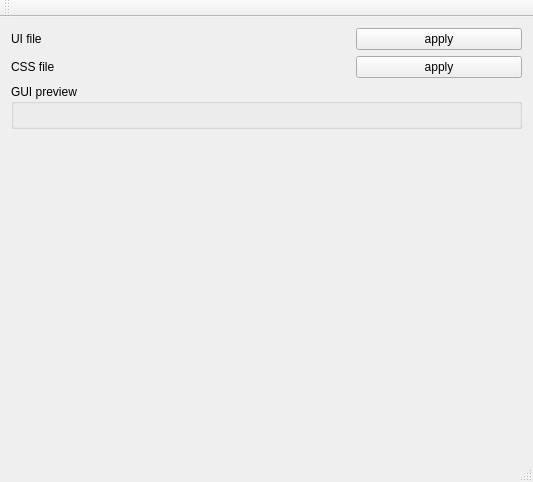
<?xml version="1.0" encoding="UTF-8"?>
<ui version="4.0">
 <class>MainWindow</class>
 <widget class="QMainWindow" name="MainWindow">
  <property name="geometry">
   <rect>
    <x>0</x>
    <y>0</y>
    <width>533</width>
    <height>482</height>
   </rect>
  </property>
  <property name="windowTitle">
   <string>MainWindow</string>
  </property>
  <widget class="QWidget" name="centralWidget">
   <layout class="QVBoxLayout" name="verticalLayout">
    <item>
     <layout class="QGridLayout" name="gridLayout">
      <item row="1" column="1">
       <widget class="PathSelector" name="cssSelector" native="true"/>
      </item>
      <item row="1" column="0">
       <widget class="QLabel" name="label_2">
        <property name="text">
         <string>CSS file</string>
        </property>
       </widget>
      </item>
      <item row="0" column="1">
       <widget class="PathSelector" name="uiSelector" native="true"/>
      </item>
      <item row="0" column="0">
       <widget class="QLabel" name="label">
        <property name="text">
         <string>UI file</string>
        </property>
       </widget>
      </item>
      <item row="0" column="2">
       <widget class="QPushButton" name="pushButtonApplyUi">
        <property name="text">
         <string>apply</string>
        </property>
       </widget>
      </item>
      <item row="1" column="2">
       <widget class="QPushButton" name="pushButtonApplyCss">
        <property name="text">
         <string>apply</string>
        </property>
       </widget>
      </item>
     </layout>
    </item>
    <item>
     <widget class="QGroupBox" name="groupBox">
      <property name="title">
       <string>GUI preview</string>
      </property>
      <layout class="QVBoxLayout" name="verticalLayout_2">
       <item>
        <layout class="QVBoxLayout" name="verticalLayoutUi"/>
       </item>
      </layout>
     </widget>
    </item>
    <item>
     <spacer name="verticalSpacer">
      <property name="orientation">
       <enum>Qt::Vertical</enum>
      </property>
      <property name="sizeHint" stdset="0">
       <size>
        <width>20</width>
        <height>40</height>
       </size>
      </property>
     </spacer>
    </item>
   </layout>
  </widget>
  <widget class="QMenuBar" name="menuBar">
   <property name="geometry">
    <rect>
     <x>0</x>
     <y>0</y>
     <width>533</width>
     <height>22</height>
    </rect>
   </property>
  </widget>
  <widget class="QToolBar" name="mainToolBar">
   <attribute name="toolBarArea">
    <enum>TopToolBarArea</enum>
   </attribute>
   <attribute name="toolBarBreak">
    <bool>false</bool>
   </attribute>
  </widget>
  <widget class="QStatusBar" name="statusBar"/>
 </widget>
 <layoutdefault spacing="6" margin="11"/>
 <customwidgets>
  <customwidget>
   <class>PathSelector</class>
   <extends>QWidget</extends>
   <header>PathSelector.h</header>
   <container>1</container>
  </customwidget>
 </customwidgets>
 <resources/>
 <connections/>
</ui>
